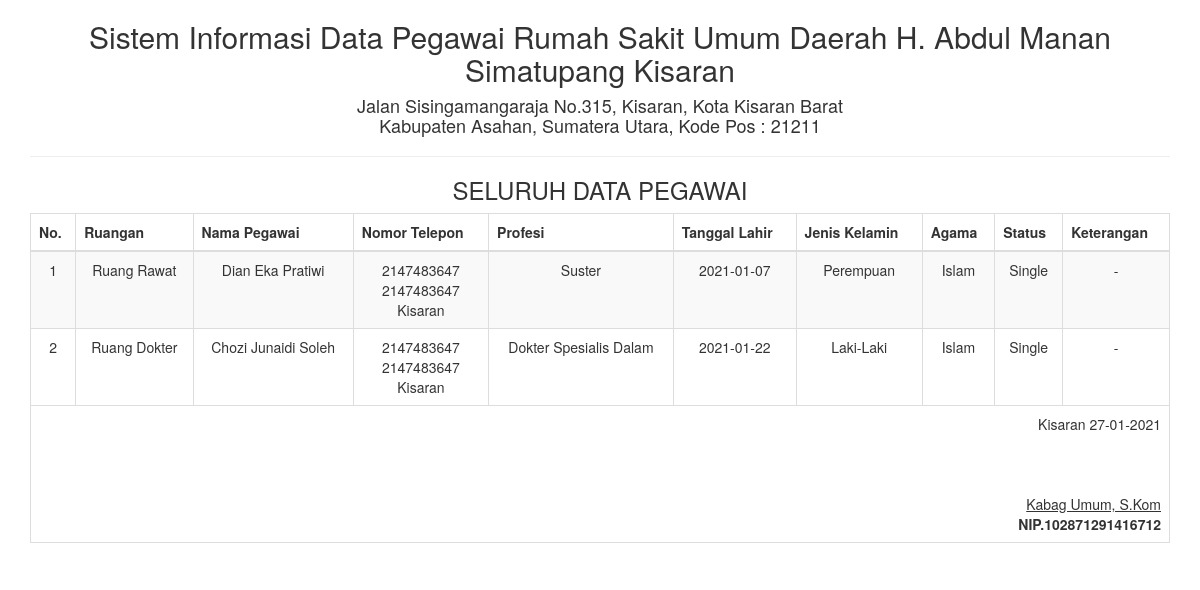
/report/pegawai_semua.php, run on the app's committed database.
### tables this page shows
CREATE TABLE IF NOT EXISTS `pegawai` (
  `id` int(5) NOT NULL AUTO_INCREMENT,
  `ruangan` varchar(25) NOT NULL,
  `no_telepon` int(20) NOT NULL,
  `alamat` varchar(100) NOT NULL,
  `nip` int(20) NOT NULL,
  `nama_pegawai` varchar(100) NOT NULL,
  `profesi` varchar(50) NOT NULL,
  `tgl_lahir` date NOT NULL,
  `jenis_kelamin` varchar(50) NOT NULL,
  `agama` varchar(50) NOT NULL,
  `status` varchar(25) NOT NULL,
  `keterangan` varchar(100) NOT NULL,
  PRIMARY KEY (`id`),
  UNIQUE KEY `no_perkara` (`profesi`)
);

### report/pegawai_semua.php (the view, shortened to what this page needs)
<!DOCTYPE html>
<html>
    <head>
        <link href="../Assets/css/bootstrap.min.css" rel="stylesheet" type="text/css"/>
    </head>
    <body onload="print()">
        <?php
        include '../config/koneksi.php';
        ?>
        <div class="container">
            <div class='row'>
                <div class="col-sm-12">
                    <div class="text-center">
                        <h2>Sistem Informasi Data Pegawai Rumah Sakit Umum Daerah H. Abdul Manan Simatupang Kisaran </h2>
                        <h4>Jalan Sisingamangaraja No.315, Kisaran, Kota Kisaran Barat <br> Kabupaten Asahan, Sumatera Utara, Kode Pos : 21211</h4>
                        <hr>
                        <h3>SELURUH DATA PEGAWAI</h3>
                        <table class="table table-bordered table-striped table-hover">
                        <tbody>
                                <thead>
								<tr>
                                    <th>No.</th>
                                    <th>Ruangan</th>
                                    <th>Nama Pegawai</th>
                                    <th>Nomor Telepon</th>
                                    <th>Profesi</center></th>
                                    <th>Tanggal Lahir</th>
                                    <th>Jenis Kelamin</th>
                                    <th>Agama</th>
                                    <th>Status</th>
                                    <th>Keterangan</th>
                                </tr>
								</thead>
							<tbody>
                            <?php
                            $sql = "SELECT * FROM pegawai";
                            $query = mysqli_query($koneksi, $sql) or die("SQL Anda Salah");
                            $nomor = 0;
                            while ($data = mysqli_fetch_array($query)) {
                                $nomor++;
                                ?>
                                <tr>
                                    <td><?= $nomor ?></td>
                                    <td><?= $data['ruangan'] ?></td>
                                    <td><?= $data['nama_pegawai'] ?></td>
                                    <td><?= $data['no_telepon'] ?> <br> <?= $data['nip'] ?> <br> <?= $data['alamat'] ?></td>
                                    <td><?= $data['profesi'] ?></td>
                                    <td><?= $data['tgl_lahir'] ?></td>
                                    <td><?= $data['jenis_kelamin'] ?></td>
                                    <td><?= $data['agama'] ?></td>
                                    <td><?= $data['status'] ?></td>
                                    <td><?= $data['keterangan'] ?></td>
                                </tr>
                            <?php } ?>
							</tbody>
                        </tbody>
                            <tfoot>
                                <tr>
                                    <td colspan="10" class="text-right">
                                        Kisaran  <?= date("d-m-Y") ?>
                                        <br><br><br><br>
                                        <u>Kabag Umum, S.Kom<strong></u><br>
                                        NIP.102871291416712
                                </td>
								</tr>
							</tfoot>
                        </table>
                    </div>
                </div>
            </div>
    </body>
</html>

### data on the page
pegawai: ruangan "Ruang Rawat", nama_pegawai "Dian Eka Pratiwi", no_telepon "2147483647", nip "2147483647", alamat "Kisaran", profesi "Suster", tgl_lahir "2021-01-07", jenis_kelamin "Perempuan", agama "Islam", status "Single", keterangan "-"
pegawai: ruangan "Ruang Dokter", nama_pegawai "Chozi Junaidi Soleh", no_telepon "2147483647", nip "2147483647", alamat "Kisaran", profesi "Dokter Spesialis Dalam", tgl_lahir "2021-01-22", jenis_kelamin "Laki-Laki", agama "Islam", status "Single", keterangan "-"
